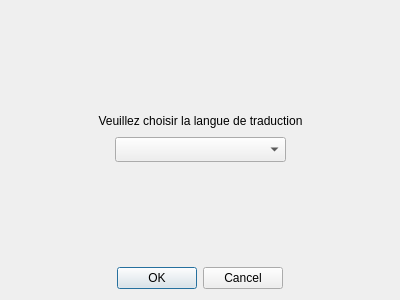
<?xml version="1.0" encoding="UTF-8"?>
<ui version="4.0">
 <class>Dialogtraduction</class>
 <widget class="QDialog" name="Dialogtraduction">
  <property name="geometry">
   <rect>
    <x>0</x>
    <y>0</y>
    <width>400</width>
    <height>300</height>
   </rect>
  </property>
  <property name="windowTitle">
   <string>Dialog</string>
  </property>
  <layout class="QVBoxLayout" name="verticalLayout_2">
   <item>
    <layout class="QVBoxLayout" name="verticalLayout">
     <item>
      <spacer name="verticalSpacer">
       <property name="orientation">
        <enum>Qt::Vertical</enum>
       </property>
       <property name="sizeHint" stdset="0">
        <size>
         <width>20</width>
         <height>40</height>
        </size>
       </property>
      </spacer>
     </item>
     <item>
      <layout class="QHBoxLayout" name="horizontalLayout_2">
       <item>
        <spacer name="horizontalSpacer_3">
         <property name="orientation">
          <enum>Qt::Horizontal</enum>
         </property>
         <property name="sizeHint" stdset="0">
          <size>
           <width>40</width>
           <height>20</height>
          </size>
         </property>
        </spacer>
       </item>
       <item>
        <widget class="QLabel" name="label">
         <property name="minimumSize">
          <size>
           <width>281</width>
           <height>17</height>
          </size>
         </property>
         <property name="maximumSize">
          <size>
           <width>281</width>
           <height>17</height>
          </size>
         </property>
         <property name="text">
          <string>Veuillez choisir la langue de traduction</string>
         </property>
         <property name="alignment">
          <set>Qt::AlignCenter</set>
         </property>
        </widget>
       </item>
       <item>
        <spacer name="horizontalSpacer_4">
         <property name="orientation">
          <enum>Qt::Horizontal</enum>
         </property>
         <property name="sizeHint" stdset="0">
          <size>
           <width>40</width>
           <height>20</height>
          </size>
         </property>
        </spacer>
       </item>
      </layout>
     </item>
     <item>
      <layout class="QHBoxLayout" name="horizontalLayout">
       <item>
        <spacer name="horizontalSpacer">
         <property name="orientation">
          <enum>Qt::Horizontal</enum>
         </property>
         <property name="sizeHint" stdset="0">
          <size>
           <width>40</width>
           <height>20</height>
          </size>
         </property>
        </spacer>
       </item>
       <item>
        <widget class="QComboBox" name="comboBox">
         <property name="minimumSize">
          <size>
           <width>171</width>
           <height>25</height>
          </size>
         </property>
         <property name="maximumSize">
          <size>
           <width>171</width>
           <height>25</height>
          </size>
         </property>
        </widget>
       </item>
       <item>
        <spacer name="horizontalSpacer_2">
         <property name="orientation">
          <enum>Qt::Horizontal</enum>
         </property>
         <property name="sizeHint" stdset="0">
          <size>
           <width>40</width>
           <height>20</height>
          </size>
         </property>
        </spacer>
       </item>
      </layout>
     </item>
     <item>
      <spacer name="verticalSpacer_2">
       <property name="orientation">
        <enum>Qt::Vertical</enum>
       </property>
       <property name="sizeHint" stdset="0">
        <size>
         <width>20</width>
         <height>40</height>
        </size>
       </property>
      </spacer>
     </item>
    </layout>
   </item>
   <item>
    <widget class="QDialogButtonBox" name="buttonBox">
     <property name="orientation">
      <enum>Qt::Horizontal</enum>
     </property>
     <property name="standardButtons">
      <set>QDialogButtonBox::Cancel|QDialogButtonBox::Ok</set>
     </property>
     <property name="centerButtons">
      <bool>true</bool>
     </property>
    </widget>
   </item>
  </layout>
 </widget>
 <resources/>
 <connections>
  <connection>
   <sender>buttonBox</sender>
   <signal>accepted()</signal>
   <receiver>Dialogtraduction</receiver>
   <slot>accept()</slot>
   <hints>
    <hint type="sourcelabel">
     <x>248</x>
     <y>254</y>
    </hint>
    <hint type="destinationlabel">
     <x>157</x>
     <y>274</y>
    </hint>
   </hints>
  </connection>
  <connection>
   <sender>buttonBox</sender>
   <signal>rejected()</signal>
   <receiver>Dialogtraduction</receiver>
   <slot>reject()</slot>
   <hints>
    <hint type="sourcelabel">
     <x>316</x>
     <y>260</y>
    </hint>
    <hint type="destinationlabel">
     <x>286</x>
     <y>274</y>
    </hint>
   </hints>
  </connection>
 </connections>
</ui>
